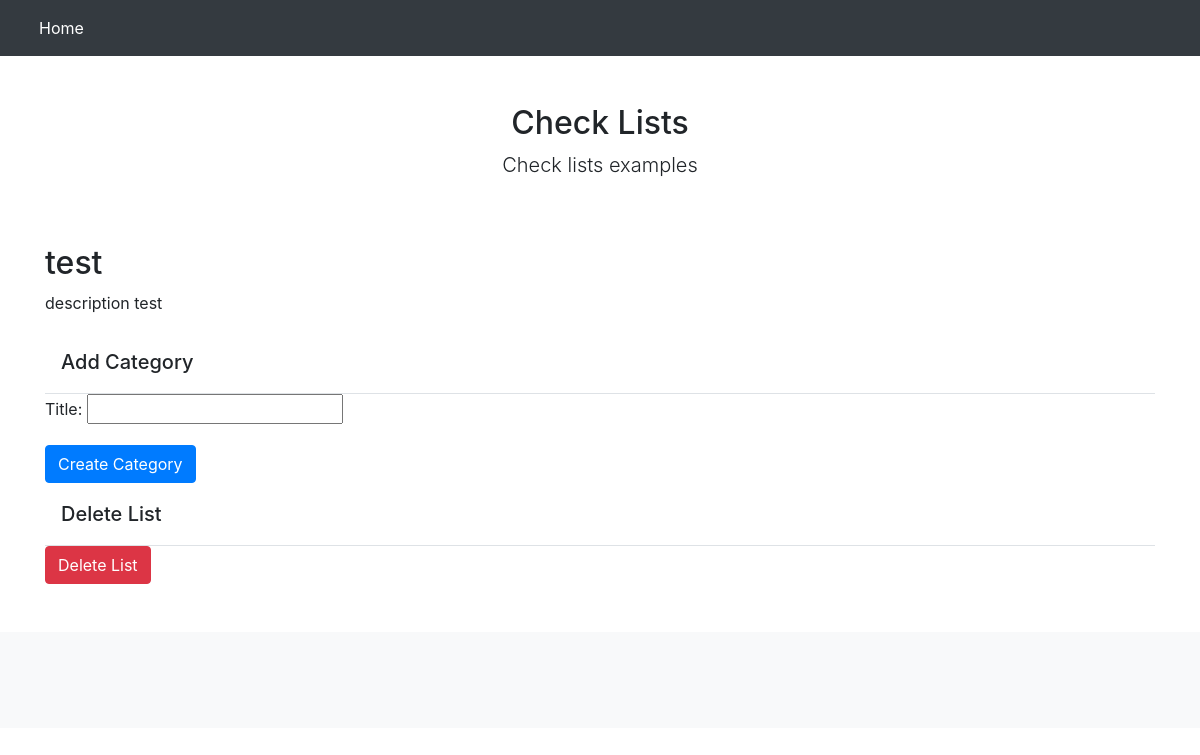
Before: /editlist/1 with the older database file.
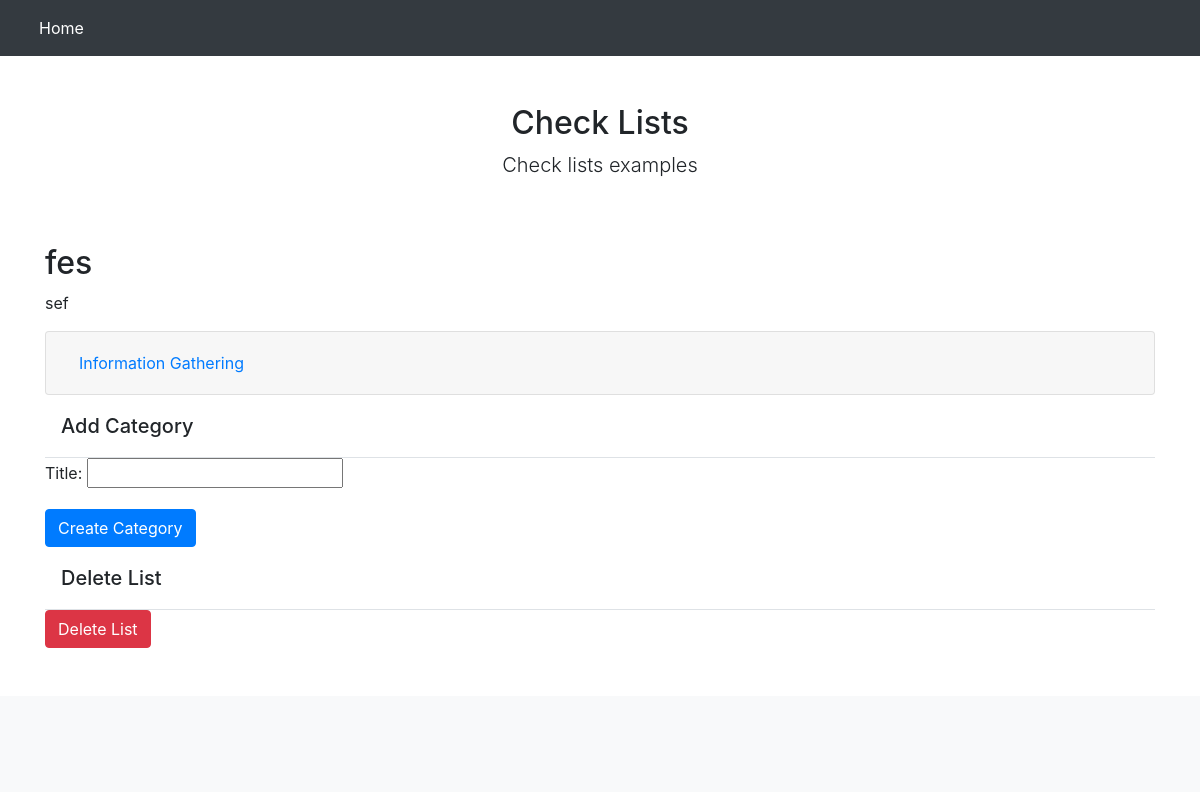
After: the same page with the newer database file.
### checklist/models.py (models this page shows)
class CheckList(models.Model):
    objects = models.Manager()
    name = models.CharField(max_length=100)
    description = models.CharField(max_length=150)
    completed = models.BooleanField(default=False)
    date = models.DateField("Created", default=datetime.date.today)
    def __str__(self):
        return str(self.name)

class ListItem(models.Model):
    objects = models.Manager()
    title = models.CharField(max_length=150)
    completed = models.BooleanField(default=False)
    status = models.ForeignKey(Status, on_delete=models.CASCADE, db_index=True, null=True, default=settings.DEFAULT_STATUS_ID)
    related_list = models.ForeignKey(CheckList, on_delete=models.CASCADE, db_index=True, null=True, related_name='item_list')
    related_to = models.ForeignKey('self', on_delete=models.CASCADE, db_index=True, null=True, blank=True,related_name='related_items')
    comments = models.ManyToManyField('Comment', blank=True, related_name='comments')
    def __str__(self):
        return self.title

### checklist/views.py (the view, shortened to what this page needs)
# urls.py: path('editlist/<list_id>', views.edit_list, name='editlist'),
def edit_list(request, list_id):
    checklist = get_object_or_404(CheckList, pk=list_id)
    category_items = checklist.item_list.order_by('id')
    subtasks_item = []
    for each in category_items:
        subtasks_item.append(each.related_items.order_by('id'))
    new_list_items = zip(category_items, subtasks_item)
    if request.method == 'POST' and 'delete_item' in request.POST:
        delete_item(request.POST.get('item_id'))
        return HttpResponseRedirect(request.META.get('HTTP_REFERER', '/'))
    if request.method == 'POST' and 'delete_list' in request.POST:
        delete_list(request.POST.get('list_id'))
        return HttpResponseRedirect('/')
    else:
        item_form = ItemForm
    return render(request, 'checklist/edit_list.html',
                  {
                   'new_list_items': new_list_items,
                   'item_form': item_form,
                   'checklist': checklist})

### checklist/templates/checklist/edit_list.html (shortened to what this page needs)
{% extends "checklist/main.html" %}
{% block content %}
<div class="col-12">
<h2>{{ checklist }}</h2>
<p>{{ checklist.description }}</p>
</div><div class="col-12">
<div class="accordion">
    {% for category in new_list_items %}
    <div class="card">
        <h2 class="card-header">
            <button class="btn btn-link btn-block text-left collapsed" type="button" data-toggle="collapse" data-target="#subtasks{{category.0.id}}" aria-expanded="true" aria-controls="subtasks{{ category.0.id }}">
                {{ category.0.title }}
            </button>
        </h2>
    </div>
    {% endfor %}
</div>
</div>
<div class="col-12">
<form action="#" method="post" enctype=multipart/form-data>
    <div class="modal-header">
        <h5 class="modal-title" id="exampleModalLabel">Add Category</h5>
    </div>
    {{item_form.as_p}}
    <button type="submit" class="btn btn-primary" name="new_category">Create Category</button>
</form>
</div>
<div class="col-12">
<form action="{% url 'home' %}" method="post" enctype=multipart/form-data>{% csrf_token %}
    <div class="modal-header">
        <h5 class="modal-title" id="exampleModalLabel">Delete List</h5>
    </div>
    <button type="submit" class="btn btn-danger" name="delete_list">Delete List</button>
</form>
</div>
{% endblock %}

Changed rows visible on the page:
changed CheckList: name "test" → "fes"; description "description test" → "sef"
now on this page (row edited): ListItem: title "Information Gathering"
